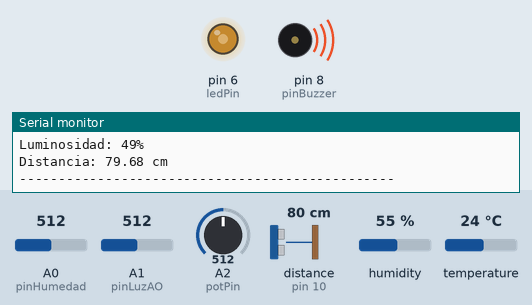
The sketch below on a simulated Arduino Uno, built with avr-gcc and run on an emulated ATmega328P. On the bench: output pins drawn as LEDs (lit = HIGH), buzzer (waves = sounding), the last lines printed to the serial monitor. Wiring (inferred from the names in the program): ultrasonic range finder: trigger pin 9; echo pin 10. The inputs (shaded band) are chosen by the test bench; at power-on: A2 (potPin) = 512, A0 (pinHumedad) = 512, A1 (pinLuzAO) = 512, distance to the obstacle (sensor on pin 10) 80 cm, humidity 55 %, temperature 24 °C. The echo pulse lasts 58.3 µs per cm; pins used as bus, display or sensor lines are not drawn.

Above: at 12.4 s.
12.5 s: A2 (potPin) set to 716
At 23.8 s:
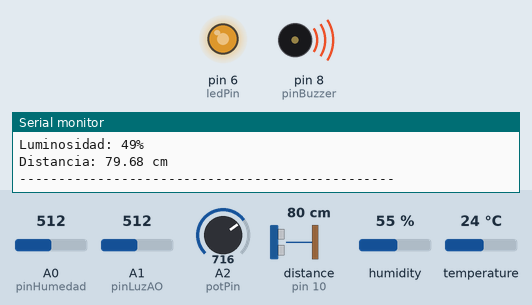
26.5 s: A2 (potPin) set to 992
At 36.1 s:
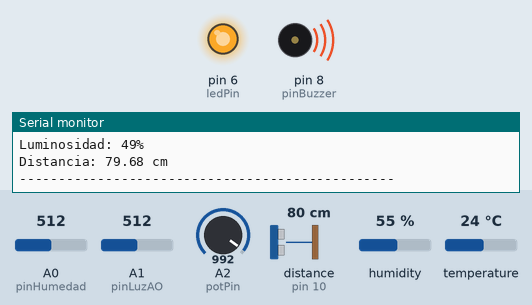
39.1 s: A2 (potPin) set to 30
At 47.3 s:
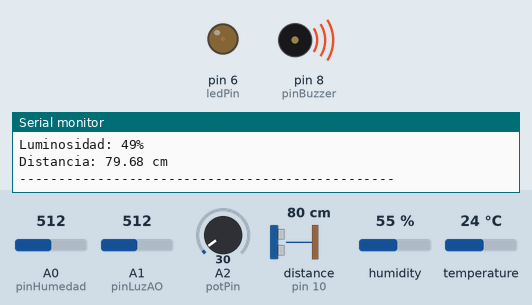
62.6 s: A0 (pinHumedad) set to 586
71.7 s: A0 (pinHumedad) set to 618
At 73.7 s:
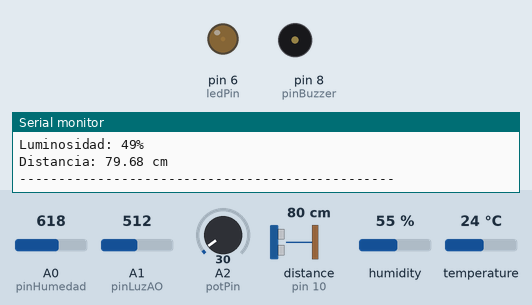
Timing chart, 0 to 75.2 s (numbered marks = the images above; inputs shaded):
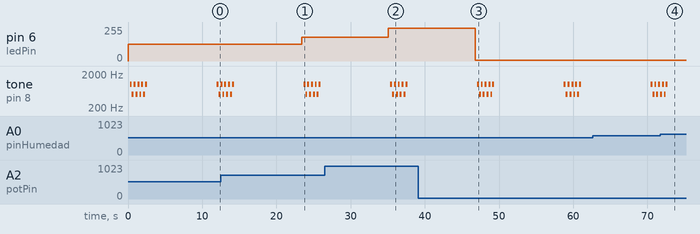

The sketch:

proyecto_final-microcontroladores.ino
```cpp
#include <DHT.h>

const int pinHumedad = A0;
const int pinBuzzer = 8;
const int pinDHT = 4;
#define DHTTYPE DHT11
DHT dht(pinDHT, DHTTYPE);

const int pinLuzAO = A1;
const int pinLuzDO = 2;

const int trigPin = 9;
const int echoPin = 10;
const float umbralDistancia = 10.0;

const int potPin = A2;
const int ledPin = 6;

#define NOTE_C4  262
#define NOTE_D4  294
#define NOTE_E4  330
#define NOTE_F4  349
#define NOTE_G4  392
#define NOTE_A4  440
#define NOTE_B4  494
#define NOTE_C5  523

bool alarmaHumedad = false;
bool alarmaTempAlta = false;
bool alarmaTempBaja = false;
bool alarmaLuzAlta = false;
bool alarmaProximidad = false;

void setup() {
  Serial.begin(9600);
  pinMode(pinBuzzer, OUTPUT);
  pinMode(pinLuzDO, INPUT);

  pinMode(ledPin, OUTPUT);

  pinMode(trigPin, OUTPUT);
  pinMode(echoPin, INPUT);

  dht.begin();
}

void loop() {
  int potValue = analogRead(potPin);
  int ledBrightness = map(potValue, 0, 1023, 0, 255);
  analogWrite(ledPin, ledBrightness);

  int valorSensor = analogRead(pinHumedad);
  int valorAjustado = max(valorSensor, 400);
  int porcentajeHumedad = map(valorAjustado, 400, 1023, 100, 0);

  String nivel;
  if (valorAjustado <= 599) {
    nivel = "Alto";
    alarmaHumedad = true;
  } else if (valorAjustado <= 799) {
    nivel = "Medio";
    alarmaHumedad = false;
  } else {
    nivel = "Bajo";
    alarmaHumedad = false;
  }

  float tempC = dht.readTemperature();
  alarmaTempAlta = false;
  alarmaTempBaja = false;

  int valorLuz = analogRead(pinLuzAO);
  int porcentajeLuz = map(valorLuz, 1023, 0, 0, 100);

  alarmaLuzAlta = porcentajeLuz > 80;

  long duration;
  float distanceCm;

  digitalWrite(trigPin, LOW);
  delayMicroseconds(2);

  digitalWrite(trigPin, HIGH);
  delayMicroseconds(10);
  digitalWrite(trigPin, LOW);

  duration = pulseIn(echoPin, HIGH);

  distanceCm = (duration * 0.0343) / 2;

  alarmaProximidad = (distanceCm > 0 && distanceCm <= umbralDistancia);

  if (alarmaHumedad) {
    sirenaEmergencia(5);
  }
  else if (alarmaTempAlta) {
    alarmaTemperaturaAlta();
  }
  else if (alarmaTempBaja) {
    alarmaTemperaturaBaja();
  }
  else if (alarmaProximidad) {
    tone(pinBuzzer, 1500);
    delay(2000);
    noTone(pinBuzzer);
  }
  else if (alarmaLuzAlta) {
    tone(pinBuzzer, 1000);
    delay(2000);
    noTone(pinBuzzer);
  }
  else {
    noTone(pinBuzzer);
  }

  Serial.print("Humedad del suelo: ");
  Serial.print(nivel);
  Serial.print(" - ");
  Serial.print(porcentajeHumedad);
  Serial.print("% - Valor: ");
  Serial.println(valorSensor);

  if (isnan(tempC)) {
    Serial.println("Error al leer el sensor DHT11");
  } else {
    Serial.print("Temperatura del aire: ");
    Serial.print(tempC);
    Serial.println(" °C");

    if (tempC > 30.0) {
      Serial.println("¡Temperatura alta!");
      alarmaTempAlta = true;
    } else if (tempC < 20.0) {
      Serial.println("¡Temperatura baja!");
      alarmaTempBaja = true;
    }
  }

  Serial.print("Luminosidad: ");
  Serial.print(porcentajeLuz);
  Serial.println("%");

  Serial.print("Distancia: ");
  Serial.print(distanceCm);
  Serial.println(" cm");
  Serial.println("------------------------------------------------");

  delay(9000);
}

void sirenaEmergencia(int repeticiones) {
  for (int r = 0; r < repeticiones; r++) {
    for (int f = 500; f <= 1000; f += 10) {
      tone(pinBuzzer, f);
      delay(5);
    }
    for (int f = 1000; f >= 500; f -= 10) {
      tone(pinBuzzer, f);
      delay(5);
    }
  }
  noTone(pinBuzzer);
}

void alarmaTemperaturaAlta() {
  for (int i = 0; i < 5; i++) {
    tone(pinBuzzer, 1000);
    delay(200);
    noTone(pinBuzzer);
    delay(100);
  }
}

void alarmaTemperaturaBaja() {
  for (int i = 0; i < 3; i++) {
    tone(pinBuzzer, 400);
    delay(500);
    noTone(pinBuzzer);
    delay(500);
  }
}

void cantarReggaeton() {
  int beat = 100;
  tone(pinBuzzer, NOTE_G4, beat); delay(beat);
  tone(pinBuzzer, NOTE_G4, beat); delay(beat);
  tone(pinBuzzer, NOTE_E4, beat); delay(beat);
  tone(pinBuzzer, NOTE_G4, beat); delay(beat);
  delay(beat / 2);
  tone(pinBuzzer, NOTE_G4, beat); delay(beat);
  tone(pinBuzzer, NOTE_E4, beat); delay(beat);
  tone(pinBuzzer, NOTE_G4, beat); delay(beat);
  tone(pinBuzzer, NOTE_C5, beat); delay(beat);
  delay(300);
  tone(pinBuzzer, NOTE_G4, beat); delay(beat);
  tone(pinBuzzer, NOTE_G4, beat); delay(beat);
  tone(pinBuzzer, NOTE_E4, beat); delay(beat);
  tone(pinBuzzer, NOTE_G4, beat); delay(beat);
  delay(beat / 2);
  tone(pinBuzzer, NOTE_G4, beat); delay(beat);
  tone(pinBuzzer, NOTE_E4, beat); delay(beat);
  tone(pinBuzzer, NOTE_G4, beat); delay(beat);
  tone(pinBuzzer, NOTE_C5, beat); delay(beat);
  noTone(pinBuzzer);
}
```

Measured:
- the behaviour switches between 599 and 600 on A0 (pinHumedad) (found by bisection; images 3 and 4)
- after the input at 12.5 s, pin 6 (ledPin): 127/255 → 178/255 after 10.9 s
- after the input at 26.5 s, pin 6 (ledPin): 178/255 → 247/255 after 8.6 s
- after the input at 39.1 s, pin 6 (ledPin): 247/255 → 7/255 after 7.7 s
- after the input at 71.7 s, tone on pin 8 (pinBuzzer): goes on until 72.8 s, then stays silent
- by itself, tone on pin 8 (pinBuzzer): plays 1000 Hz for 0.26 s, 500 Hz for 0.26 s, 1000 Hz for 0.26 s, 500 Hz for 0.26 s, 1000 Hz for 0.26 s, 500 Hz for 0.26 s … (18 notes in this stretch)
